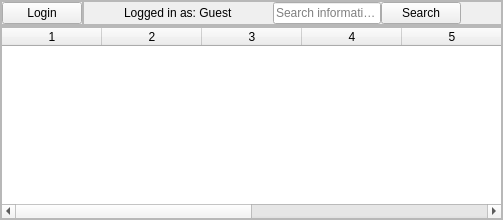
         <widget class="QWidget" name="mainView">
          <layout class="QVBoxLayout" name="verticalLayout_2">
           <property name="spacing">
            <number>0</number>
           </property>
           <property name="leftMargin">
            <number>0</number>
           </property>
           <property name="topMargin">
            <number>0</number>
           </property>
           <property name="rightMargin">
            <number>0</number>
           </property>
           <property name="bottomMargin">
            <number>0</number>
           </property>
           <item>
            <widget class="QFrame" name="menu_container">
             <property name="maximumSize">
              <size>
               <width>16777215</width>
               <height>50</height>
              </size>
             </property>
             <property name="frameShape">
              <enum>QFrame::StyledPanel</enum>
             </property>
             <property name="frameShadow">
              <enum>QFrame::Raised</enum>
             </property>
             <layout class="QHBoxLayout" name="horizontalLayout_2">
              <property name="spacing">
               <number>0</number>
              </property>
              <property name="leftMargin">
               <number>0</number>
              </property>
              <property name="topMargin">
               <number>0</number>
              </property>
              <property name="rightMargin">
               <number>0</number>
              </property>
              <property name="bottomMargin">
               <number>0</number>
              </property>
              <item>
               <widget class="QFrame" name="button_container">
                <property name="frameShape">
                 <enum>QFrame::StyledPanel</enum>
                </property>
                <property name="frameShadow">
                 <enum>QFrame::Raised</enum>
                </property>
                <layout class="QHBoxLayout" name="horizontalLayout_3">
                 <property name="spacing">
                  <number>0</number>
                 </property>
                 <property name="leftMargin">
                  <number>0</number>
                 </property>
                 <property name="topMargin">
                  <number>0</number>
                 </property>
                 <property name="rightMargin">
                  <number>0</number>
                 </property>
                 <property name="bottomMargin">
                  <number>0</number>
                 </property>
                 <item>
                  <widget class="QPushButton" name="login_button">
                   <property name="text">
                    <string>Login</string>
                   </property>
                  </widget>
                 </item>
                </layout>
               </widget>
              </item>
              <item>
               <widget class="QFrame" name="search_container">
                <property name="frameShape">
                 <enum>QFrame::StyledPanel</enum>
                </property>
                <property name="frameShadow">
                 <enum>QFrame::Raised</enum>
                </property>
                <layout class="QHBoxLayout" name="horizontalLayout_4">
                 <property name="spacing">
                  <number>0</number>
                 </property>
                 <property name="leftMargin">
                  <number>0</number>
                 </property>
                 <property name="topMargin">
                  <number>0</number>
                 </property>
                 <property name="rightMargin">
                  <number>0</number>
                 </property>
                 <property name="bottomMargin">
                  <number>0</number>
                 </property>
                 <item>
                  <spacer name="horizontalSpacer_15">
                   <property name="orientation">
                    <enum>Qt::Horizontal</enum>
                   </property>
                   <property name="sizeHint" stdset="0">
                    <size>
                     <width>40</width>
                     <height>20</height>
                    </size>
                   </property>
                  </spacer>
                 </item>
                 <item>
                  <widget class="QLabel" name="label">
                   <property name="text">
                    <string>Logged in as: Guest</string>
                   </property>
                  </widget>
                 </item>
                 <item>
                  <spacer name="horizontalSpacer">
                   <property name="orientation">
                    <enum>Qt::Horizontal</enum>
                   </property>
                   <property name="sizeHint" stdset="0">
                    <size>
                     <width>40</width>
                     <height>20</height>
                    </size>
                   </property>
                  </spacer>
                 </item>
                 <item>
                  <widget class="QLineEdit" name="search_bar">
                   <property name="placeholderText">
                    <string>Search information...</string>
                   </property>
                  </widget>
                 </item>
                 <item>
                  <widget class="QPushButton" name="search_button">
                   <property name="text">
                    <string>Search</string>
                   </property>
                  </widget>
                 </item>
                 <item>
                  <spacer name="horizontalSpacer_2">
                   <property name="orientation">
                    <enum>Qt::Horizontal</enum>
                   </property>
                   <property name="sizeHint" stdset="0">
                    <size>
                     <width>40</width>
                     <height>20</height>
                    </size>
                   </property>
                  </spacer>
                 </item>
                </layout>
               </widget>
              </item>
             </layout>
            </widget>
           </item>
           <item>
            <widget class="QFrame" name="body_container">
             <property name="frameShape">
              <enum>QFrame::StyledPanel</enum>
             </property>
             <property name="frameShadow">
              <enum>QFrame::Raised</enum>
             </property>
             <layout class="QVBoxLayout" name="verticalLayout_3">
              <property name="spacing">
               <number>0</number>
              </property>
              <property name="leftMargin">
               <number>0</number>
              </property>
              <property name="topMargin">
               <number>0</number>
              </property>
              <property name="rightMargin">
               <number>0</number>
              </property>
              <property name="bottomMargin">
               <number>0</number>
              </property>
              <item>
               <widget class="QTableWidget" name="courses_table">
                <property name="editTriggers">
                 <set>QAbstractItemView::NoEditTriggers</set>
                </property>
                <property name="selectionBehavior">
                 <enum>QAbstractItemView::SelectRows</enum>
                </property>
                <property name="columnCount">
                 <number>8</number>
                </property>
                <attribute name="verticalHeaderVisible">
                 <bool>false</bool>
                </attribute>
                <column/>
                <column/>
                <column/>
                <column/>
                <column/>
                <column/>
                <column/>
                <column/>
               </widget>
              </item>
             </layout>
            </widget>
           </item>
          </layout>
         </widget>
